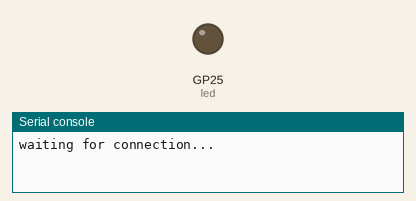
The program below on a simulated Raspberry Pi Pico running MicroPython. On the bench: output pins drawn as LEDs (lit = HIGH), the last lines printed to the serial console. Dashed ring = blinking. WiFi joins after 1.5 s. At 5.0 s the program stops and its outputs stay as they are.

Above: at 1.0 s.
At 2.2 s:
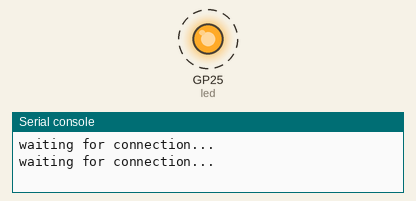
Timing chart, 0 to 3.0 s (numbered marks = the images above):
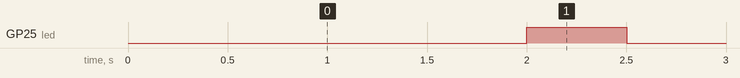

The program:

wifi.py
```python
import time
import network
from machine import Pin

led = Pin("LED", Pin.OUT)
led.value(1) # LED On
led.value(0) # LED Off


ssid = 'kokot'
password = 'minecraft69'

wlan = network.WLAN(network.STA_IF)
wlan.active(True)
wlan.connect(ssid, password)

# Wait for connect or fail
max_wait = 10
while max_wait > 0:
    if wlan.status() < 0 or wlan.status() >= 3:
        break
    max_wait -= 1
    print('waiting for connection...')
    time.sleep(1)

# Handle connection error
if wlan.status() != 3:
    raise RuntimeError('network connection failed')
else:
    s = 3
    while s > 0:
        s -= 1
        led.value(1)
        time.sleep(0.5)
        led.value(0)
        time.sleep(0.5)

    #print('connected')
    status = wlan.ifconfig()
    print( 'Connected to ' + ssid + '. ' + 'Device IP: ' + status[0] )
```

Measured:
- by itself, GP25 (led): alternates HIGH for 0.50 s and LOW for 0.50 s, 6 changes in all, then stays LOW
